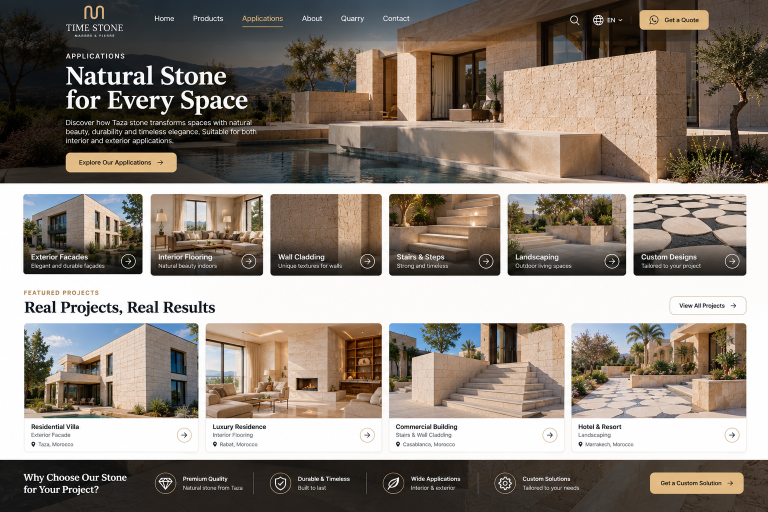
#> input picture design-references/TIMES STONE Applications Showcase.png, 1536 x 1024 px (shown at 1/2 size)
$ python prepare-assets.py
#> lines starting #> are read from the running program, lines starting #| are printed output that depends on the picture
"""Reproducible temporary crops from user-approved mockups; no invented photography."""
from pathlib import Path
from PIL import Image
import json

root = Path(__file__).resolve().parents[1]
source = root / 'design-references'
target = root / 'apps/web/public/images'
target.mkdir(parents=True, exist_ok=True)
home = 'Timeless Stone_ Taza Marble Landing Page.png'
about = 'Carved in Stone_ Our Story.png'
apps = 'TIMES STONE Applications Showcase.png'
crops = {
    'applications-hero': (apps, (600, 82, 1536, 365)),
    'about-hero': (about, (640, 80, 1536, 278)),
    'application-facade': (apps, (48, 389, 284, 502)),
    'application-interior': (apps, (303, 389, 525, 502)),
    'application-cladding': (apps, (541, 389, 762, 502)),
    'application-stairs': (apps, (780, 389, 1000, 502)),
    'application-landscape': (apps, (1016, 389, 1252, 502)),
    'application-custom': (apps, (1269, 389, 1490, 502)),
    'project-facade': (apps, (49, 648, 396, 834)),
    'project-interior': (apps, (412, 648, 762, 834)),
    'project-stairs': (apps, (780, 648, 1128, 834)),
    'project-landscape': (apps, (1145, 648, 1490, 834)),
    'process-quarry': (about, (523, 696, 712, 798)),
    'process-block': (about, (770, 696, 960, 798)),
    'process-cutting': (about, (1017, 696, 1207, 798)),
    'process-finish': (about, (1264, 696, 1454, 798)),
    'product-studio': ('Taza Beige Limestone Product Showcase.png', (234, 135, 721, 517)),
    'product-beige-texture': ('Taza Beige Limestone Product Showcase.png', (300, 260, 560, 390)),
    'catalogue-hero': ('Time Stone Natural Stone Collection.png', (405, 80, 758, 328)),
    'catalogue-beige': ('Time Stone Natural Stone Collection.png', (200, 476, 332, 584)),
    'catalogue-grey': ('Time Stone Natural Stone Collection.png', (384, 476, 516, 584)),
    'catalogue-tiles': ('Time Stone Natural Stone Collection.png', (569, 476, 701, 584)),
    'catalogue-yellow': ('Time Stone Natural Stone Collection.png', (200, 717, 332, 821)),
    'catalogue-blocks': ('Time Stone Natural Stone Collection.png', (384, 960, 516, 1060)),
    'catalogue-custom': ('Time Stone Natural Stone Collection.png', (569, 960, 701, 1060)),
    'hero-stone': (home, (542, 87, 1081, 475)),
    'quarry': (home, (300, 829, 873, 1024)),
    'limestone': (home, (125, 670, 369, 762)),
    'marble': (home, (387, 670, 629, 762)),
    'tiles': (home, (648, 670, 890, 762)),
    'blocks': (home, (908, 670, 1149, 762)),
    'custom': (home, (1168, 670, 1411, 762)),
    'facade': (apps, (48, 390, 284, 504)),
    'interior': (apps, (303, 390, 525, 504)),
    'cladding': (apps, (540, 390, 762, 504)),
    'stairs': (apps, (780, 390, 1000, 504)),
    'architecture': (about, (668, 305, 1082, 565)),
}
manifest = []
for name, (filename, box) in crops.items():
    with Image.open(source / filename) as original:
#> original is the input picture: PIL image 1536x1024 RGB; mean R, G, B 138.8, 128.8, 119.3
        image = original.crop(box).convert('RGB')
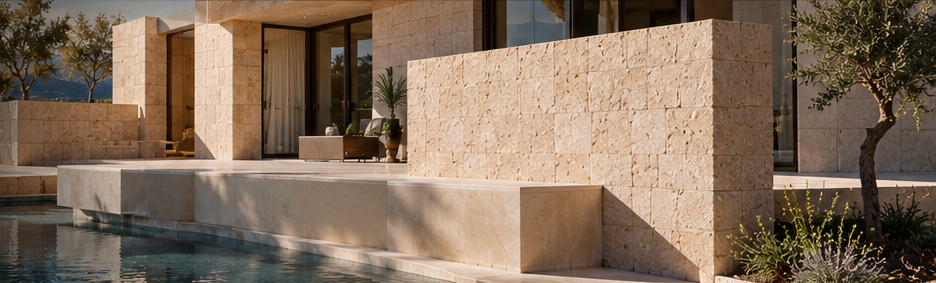
#> image: PIL image 936x283 RGB; mean R, G, B 131, 110.1, 91.6
        image.save(target / f'{name}.webp', 'WEBP', quality=88, method=6)
        manifest.append({'file': f'{name}.webp', 'source': filename, 'crop': box,
                         'width': image.width, 'height': image.height,
                         'temporary': True})
#> pass 2 of the loop `for name, (filename, box) in crops.items():`:
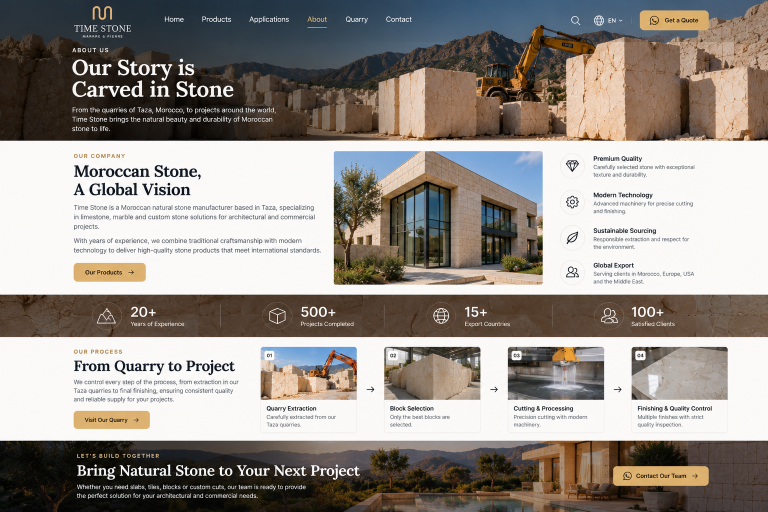
#> input picture design-references/Carved in Stone_ Our Story.png, 1536 x 1024 px (shown at 1/2 size)
#> original is the input picture: PIL image 1536x1024 RGB; mean R, G, B 151, 144.3, 138.1
#> `image = original.crop(box).convert('RGB')`:
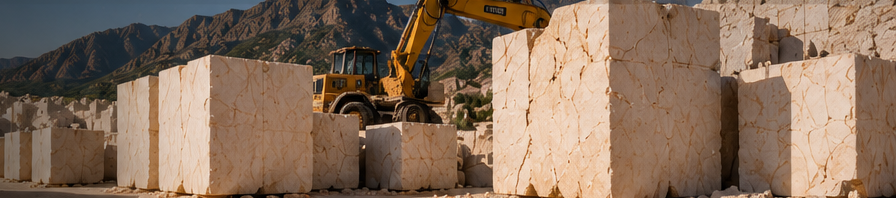
#> image: PIL image 896x198 RGB; mean R, G, B 134.2, 110.6, 91.8
#> (the run stopped early here; a loop or call above may not have finished)
